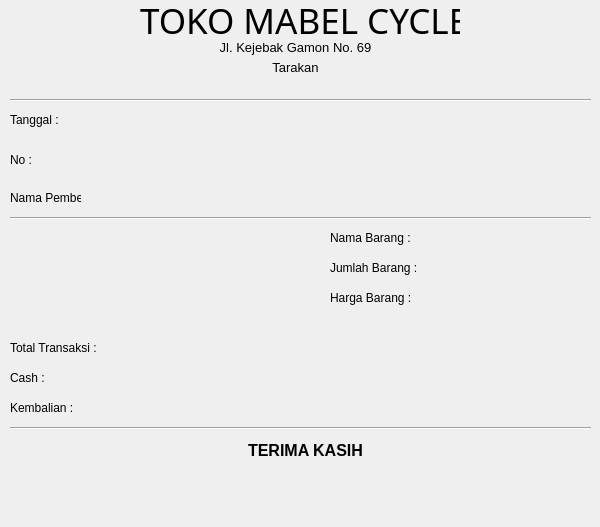
<?xml version="1.0" encoding="UTF-8"?>
<ui version="4.0">
 <class>Dialog</class>
 <widget class="QDialog" name="Dialog">
  <property name="geometry">
   <rect>
    <x>0</x>
    <y>0</y>
    <width>600</width>
    <height>527</height>
   </rect>
  </property>
  <property name="windowTitle">
   <string>Dialog</string>
  </property>
  <widget class="QLabel" name="label">
   <property name="geometry">
    <rect>
     <x>140</x>
     <y>0</y>
     <width>320</width>
     <height>41</height>
    </rect>
   </property>
   <property name="font">
    <font>
     <family>Algerian</family>
     <pointsize>26</pointsize>
     <weight>50</weight>
     <bold>false</bold>
    </font>
   </property>
   <property name="text">
    <string>TOKO MABEL CYCLE</string>
   </property>
  </widget>
  <widget class="QLabel" name="label_2">
   <property name="geometry">
    <rect>
     <x>210</x>
     <y>40</y>
     <width>171</width>
     <height>16</height>
    </rect>
   </property>
   <property name="text">
    <string>&lt;html&gt;&lt;head/&gt;&lt;body&gt;&lt;p align=&quot;center&quot;&gt;&lt;span style=&quot; font-size:10pt;&quot;&gt;Jl. Kejebak Gamon No. 69&lt;/span&gt;&lt;/p&gt;&lt;/body&gt;&lt;/html&gt;</string>
   </property>
  </widget>
  <widget class="QLabel" name="label_3">
   <property name="geometry">
    <rect>
     <x>260</x>
     <y>60</y>
     <width>71</width>
     <height>16</height>
    </rect>
   </property>
   <property name="text">
    <string>&lt;html&gt;&lt;head/&gt;&lt;body&gt;&lt;p align=&quot;center&quot;&gt;&lt;span style=&quot; font-size:10pt;&quot;&gt;Tarakan&lt;/span&gt;&lt;/p&gt;&lt;/body&gt;&lt;/html&gt;</string>
   </property>
  </widget>
  <widget class="Line" name="line">
   <property name="geometry">
    <rect>
     <x>10</x>
     <y>90</y>
     <width>581</width>
     <height>21</height>
    </rect>
   </property>
   <property name="orientation">
    <enum>Qt::Horizontal</enum>
   </property>
  </widget>
  <widget class="QLabel" name="label_4">
   <property name="geometry">
    <rect>
     <x>10</x>
     <y>110</y>
     <width>51</width>
     <height>21</height>
    </rect>
   </property>
   <property name="text">
    <string>&lt;html&gt;&lt;head/&gt;&lt;body&gt;&lt;p&gt;&lt;span style=&quot; font-size:9pt;&quot;&gt;Tanggal	:&lt;/span&gt;&lt;/p&gt;&lt;/body&gt;&lt;/html&gt;</string>
   </property>
  </widget>
  <widget class="QLabel" name="label_5">
   <property name="geometry">
    <rect>
     <x>10</x>
     <y>150</y>
     <width>51</width>
     <height>21</height>
    </rect>
   </property>
   <property name="text">
    <string>&lt;html&gt;&lt;head/&gt;&lt;body&gt;&lt;p&gt;&lt;span style=&quot; font-size:9pt;&quot;&gt;No :&lt;/span&gt;&lt;/p&gt;&lt;/body&gt;&lt;/html&gt;</string>
   </property>
  </widget>
  <widget class="QLabel" name="label_6">
   <property name="geometry">
    <rect>
     <x>10</x>
     <y>190</y>
     <width>71</width>
     <height>16</height>
    </rect>
   </property>
   <property name="text">
    <string>&lt;html&gt;&lt;head/&gt;&lt;body&gt;&lt;p&gt;Nama Pembeli :&lt;/p&gt;&lt;/body&gt;&lt;/html&gt;</string>
   </property>
  </widget>
  <widget class="Line" name="line_2">
   <property name="geometry">
    <rect>
     <x>10</x>
     <y>210</y>
     <width>581</width>
     <height>16</height>
    </rect>
   </property>
   <property name="orientation">
    <enum>Qt::Horizontal</enum>
   </property>
  </widget>
  <widget class="QLabel" name="label_7">
   <property name="geometry">
    <rect>
     <x>330</x>
     <y>260</y>
     <width>91</width>
     <height>16</height>
    </rect>
   </property>
   <property name="text">
    <string>&lt;html&gt;&lt;head/&gt;&lt;body&gt;&lt;p&gt;&lt;span style=&quot; font-size:9pt;&quot;&gt;Jumlah Barang :&lt;/span&gt;&lt;/p&gt;&lt;/body&gt;&lt;/html&gt;</string>
   </property>
  </widget>
  <widget class="QLabel" name="label_8">
   <property name="geometry">
    <rect>
     <x>430</x>
     <y>260</y>
     <width>161</width>
     <height>21</height>
    </rect>
   </property>
   <property name="text">
    <string/>
   </property>
  </widget>
  <widget class="QLabel" name="label_9">
   <property name="geometry">
    <rect>
     <x>330</x>
     <y>290</y>
     <width>91</width>
     <height>16</height>
    </rect>
   </property>
   <property name="text">
    <string>&lt;html&gt;&lt;head/&gt;&lt;body&gt;&lt;p&gt;&lt;span style=&quot; font-size:9pt;&quot;&gt;Harga Barang :&lt;/span&gt;&lt;/p&gt;&lt;/body&gt;&lt;/html&gt;</string>
   </property>
  </widget>
  <widget class="QLabel" name="label_10">
   <property name="geometry">
    <rect>
     <x>430</x>
     <y>290</y>
     <width>161</width>
     <height>21</height>
    </rect>
   </property>
   <property name="text">
    <string/>
   </property>
  </widget>
  <widget class="QLabel" name="label_11">
   <property name="geometry">
    <rect>
     <x>10</x>
     <y>340</y>
     <width>91</width>
     <height>16</height>
    </rect>
   </property>
   <property name="text">
    <string>&lt;html&gt;&lt;head/&gt;&lt;body&gt;&lt;p&gt;&lt;span style=&quot; font-size:9pt;&quot;&gt;Total Transaksi :&lt;/span&gt;&lt;/p&gt;&lt;/body&gt;&lt;/html&gt;</string>
   </property>
  </widget>
  <widget class="QLabel" name="label_12">
   <property name="geometry">
    <rect>
     <x>90</x>
     <y>190</y>
     <width>501</width>
     <height>21</height>
    </rect>
   </property>
   <property name="text">
    <string/>
   </property>
  </widget>
  <widget class="QLabel" name="label_13">
   <property name="geometry">
    <rect>
     <x>90</x>
     <y>150</y>
     <width>501</width>
     <height>21</height>
    </rect>
   </property>
   <property name="text">
    <string/>
   </property>
  </widget>
  <widget class="QLabel" name="label_14">
   <property name="geometry">
    <rect>
     <x>90</x>
     <y>110</y>
     <width>501</width>
     <height>21</height>
    </rect>
   </property>
   <property name="text">
    <string/>
   </property>
  </widget>
  <widget class="QLabel" name="label_15">
   <property name="geometry">
    <rect>
     <x>100</x>
     <y>340</y>
     <width>491</width>
     <height>21</height>
    </rect>
   </property>
   <property name="text">
    <string/>
   </property>
  </widget>
  <widget class="QLabel" name="label_16">
   <property name="geometry">
    <rect>
     <x>10</x>
     <y>370</y>
     <width>41</width>
     <height>16</height>
    </rect>
   </property>
   <property name="text">
    <string>&lt;html&gt;&lt;head/&gt;&lt;body&gt;&lt;p&gt;&lt;span style=&quot; font-size:9pt;&quot;&gt;Cash :&lt;/span&gt;&lt;/p&gt;&lt;/body&gt;&lt;/html&gt;</string>
   </property>
  </widget>
  <widget class="QLabel" name="label_17">
   <property name="geometry">
    <rect>
     <x>100</x>
     <y>370</y>
     <width>491</width>
     <height>21</height>
    </rect>
   </property>
   <property name="text">
    <string>&lt;html&gt;&lt;head/&gt;&lt;body&gt;&lt;p&gt;&lt;br/&gt;&lt;/p&gt;&lt;/body&gt;&lt;/html&gt;</string>
   </property>
  </widget>
  <widget class="QLabel" name="label_18">
   <property name="geometry">
    <rect>
     <x>100</x>
     <y>400</y>
     <width>491</width>
     <height>21</height>
    </rect>
   </property>
   <property name="text">
    <string>&lt;html&gt;&lt;head/&gt;&lt;body&gt;&lt;p&gt;&lt;br/&gt;&lt;/p&gt;&lt;/body&gt;&lt;/html&gt;</string>
   </property>
  </widget>
  <widget class="QLabel" name="label_19">
   <property name="geometry">
    <rect>
     <x>10</x>
     <y>400</y>
     <width>71</width>
     <height>16</height>
    </rect>
   </property>
   <property name="text">
    <string>&lt;html&gt;&lt;head/&gt;&lt;body&gt;&lt;p&gt;&lt;span style=&quot; font-size:9pt;&quot;&gt;Kembalian :&lt;/span&gt;&lt;/p&gt;&lt;/body&gt;&lt;/html&gt;</string>
   </property>
  </widget>
  <widget class="Line" name="line_3">
   <property name="geometry">
    <rect>
     <x>10</x>
     <y>420</y>
     <width>581</width>
     <height>16</height>
    </rect>
   </property>
   <property name="orientation">
    <enum>Qt::Horizontal</enum>
   </property>
  </widget>
  <widget class="QLabel" name="label_20">
   <property name="geometry">
    <rect>
     <x>230</x>
     <y>440</y>
     <width>151</width>
     <height>21</height>
    </rect>
   </property>
   <property name="text">
    <string>&lt;html&gt;&lt;head/&gt;&lt;body&gt;&lt;p align=&quot;center&quot;&gt;&lt;span style=&quot; font-size:12pt; font-weight:600;&quot;&gt;TERIMA KASIH&lt;/span&gt;&lt;/p&gt;&lt;/body&gt;&lt;/html&gt;</string>
   </property>
  </widget>
  <widget class="QLabel" name="label_21">
   <property name="geometry">
    <rect>
     <x>430</x>
     <y>230</y>
     <width>161</width>
     <height>21</height>
    </rect>
   </property>
   <property name="text">
    <string/>
   </property>
  </widget>
  <widget class="QLabel" name="label_22">
   <property name="geometry">
    <rect>
     <x>330</x>
     <y>230</y>
     <width>91</width>
     <height>16</height>
    </rect>
   </property>
   <property name="text">
    <string>&lt;html&gt;&lt;head/&gt;&lt;body&gt;&lt;p&gt;&lt;span style=&quot; font-size:9pt;&quot;&gt;Nama Barang :&lt;/span&gt;&lt;/p&gt;&lt;/body&gt;&lt;/html&gt;</string>
   </property>
  </widget>
 </widget>
 <resources/>
 <connections/>
</ui>
